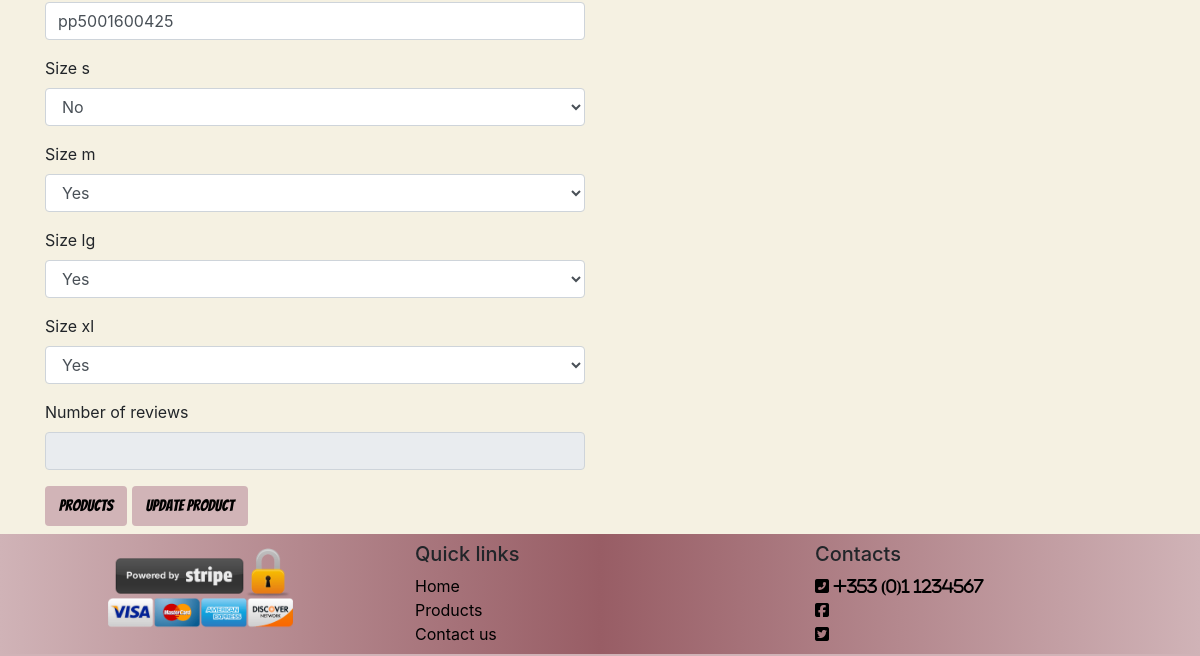
The app's page /products/edit/2/ (signed in, lower part), older data.
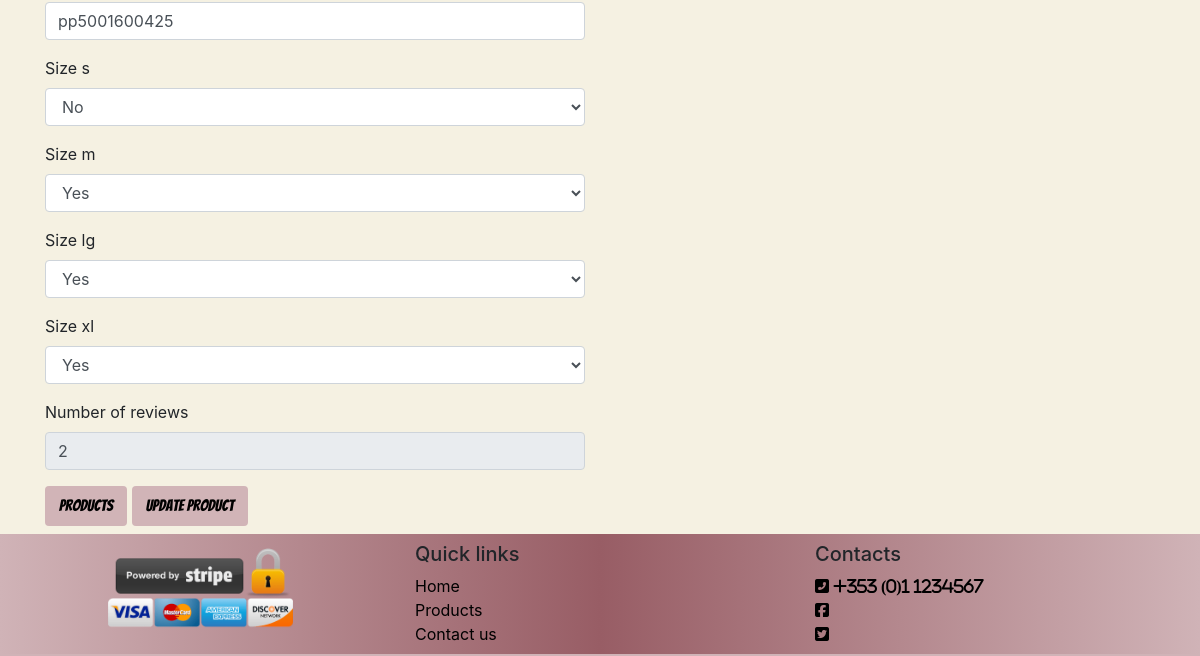
The same page, newer data.
### products/models.py (models this page shows, shortened)
class Product(models.Model):
    category = models.ForeignKey('Category',
                                 null=True,
                                 blank=True,
                                 on_delete=models.SET_NULL)
    name = models.CharField(max_length=254)
    description = models.TextField(null=True,
                                   blank=True)
    price = models.DecimalField(max_digits=6, decimal_places=2)
    image_url = models.URLField(max_length=1024,
                                null=True,
                                blank=True)
    image = models.ImageField(null=True, blank=True)
    sku = models.CharField(max_length=254,
                           null=True,
                           blank=True)
    size_s = models.BooleanField(default=False,
                                 null=True,
                                 blank=True)
    size_m = models.BooleanField(default=False,
                                 null=True,
                                 blank=True)
    size_lg = models.BooleanField(default=False,
                                  null=True,
                                  blank=True)
    size_xl = models.BooleanField(default=False,
                                  null=True,
                                  blank=True)
    number_of_reviews = models.IntegerField(blank=True,
                                            null=True)

### products/views.py (the view)
# urls.py: path('edit/<int:product_id>/', views.edit_product, name='edit_product'),
@login_required
def edit_product(request, product_id):
    if not request.user.is_superuser:
        messages.error(request,
                       'Sorry only users with admin rights can access this')
        return redirect(reverse('home'))
    product = get_object_or_404(Product, pk=product_id)
    if request.method == 'POST':
        form = ProductForm(request.POST, request.FILES, instance=product)
        if form.is_valid():
            form.save()
            messages.success(request,
                             'You have successfully updated product')
            return redirect(reverse('product_detail', args=[product.id]))
        else:
            messages.error(request,
                           'Failed to update product. \
                               Please ensure all fields are correct.')
    else:
        form = ProductForm(instance=product)
        messages.info(request, 'You are editing product.')
    template = 'products/edit_product.html'
    context = {
        'form': form,
        'product': product,
    }
    return render(request, template, context)

### products/forms.py
class ProductForm(forms.ModelForm):
    class Meta:
        model = Product
        fields = '__all__'
    image = forms.ImageField(label='image',
                             required=False,
                             widget=CustomClearableFileInput)
    def __init__(self, *args, **kwargs):
        super().__init__(*args, **kwargs)
        categories = Category.objects.all()
        friendly_names = [(c.id, c.get_friendly_name()) for c in categories]
        self.fields['number_of_reviews'].widget.attrs['disabled'] = True
        self.fields['category'].choices = friendly_names
        for field_name, field in self.fields.items():
            field.widget.attrs['class'] = ''

### products/models.py (called while the page is built)
    def get_friendly_name(self):
        return self.friendly_name

### products/templates/products/edit_product.html (shortened to what this page needs)
<!DOCTYPE html>
{% extends 'base.html' %} {% load static %}
 {% block content %}
<section class="container">
    <div class="row">
        <div class="col-12 col-lg-6">
            <form method="POST" action="{% url 'edit_product' product.id %}" class="form mb-2" enctype="multipart/form-data">
                {% for field in form %}
                    {% if field.name != 'image' %}
                        {{ field | as_crispy_field }}
                    {% else %}
                        {{ field }}
                    {% endif %}
                {% endfor %}
                <a class="btn products-button" href="{% url 'products' %}">Products</a>
                <button class="btn products-button" type="submit">update product</button>
            </form>
        </div>
        <div class="col-12 col-lg-6 order-lg-last mb-5">
        </div>
    </div>
</section>
{% endblock %}

Row changes from the older to the newer data that the page shows:
changed Product "pp5001600425": number_of_reviews (not shown) → "2"
